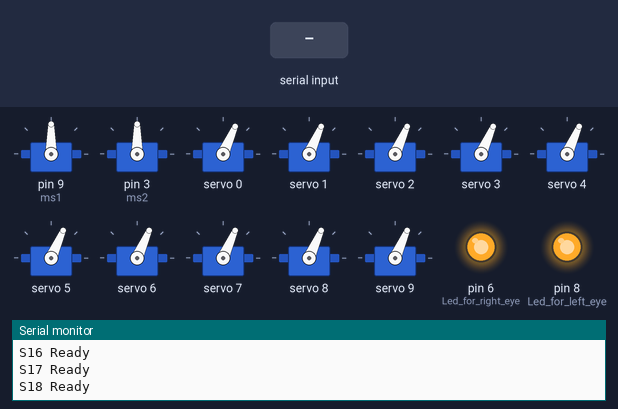
The sketch below on a simulated Arduino Uno, built with avr-gcc and run on an emulated ATmega328P. Parts: 12 × servo, output pins drawn as LEDs (lit = HIGH), the last lines printed to the serial monitor. The inputs (shaded band) are chosen by the test bench.

Above: at 3.0 s.
3.1 s: "90,45,200\n" received over Serial
At 5.1 s:
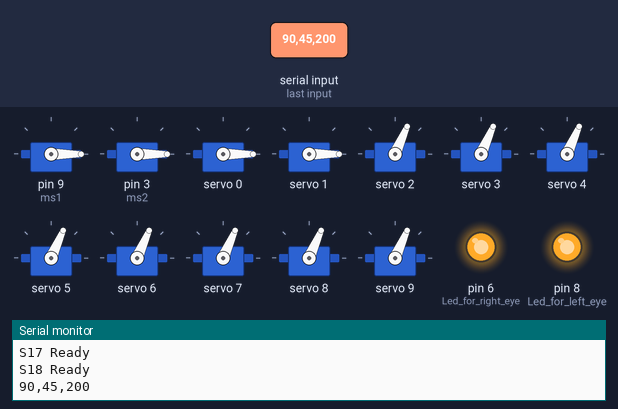
5.6 s: "200\n" received over Serial
At 7.8 s:
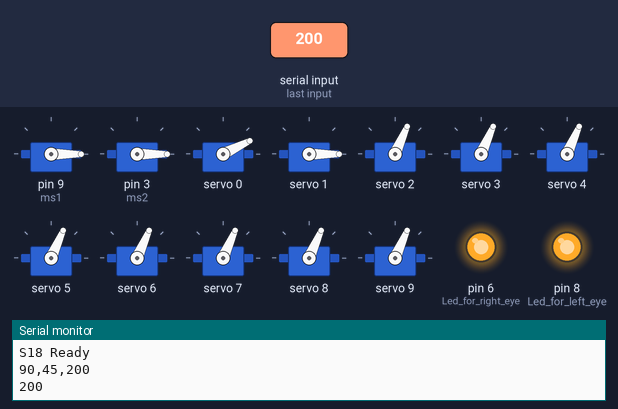
8.1 s: "30,150,10\n" received over Serial
At 10.2 s:
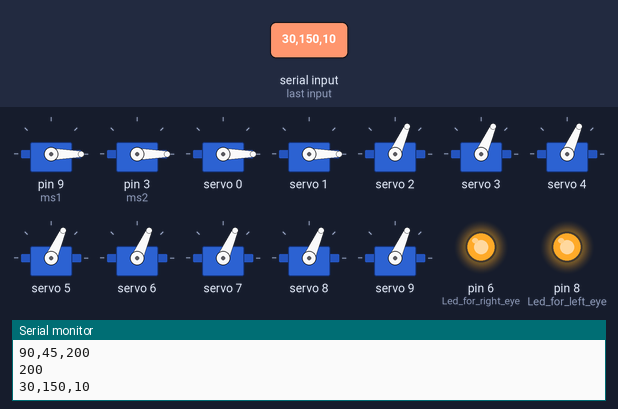
Timing chart, 0 to 11.7 s (numbered marks = the images above; inputs shaded):
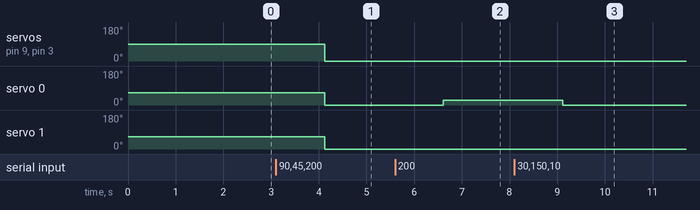

Measured:
- after the input at 3.1 s, servo on pin 9 (ms1), servo on pin 3 (ms2): 90° → 0° after 1.0 s; servo 0, servo 1: 66° → 0° after 1.0 s
- after the input at 5.6 s, servo 0: 0° → 26° after 1.0 s
- after the input at 8.1 s, servo 0: 26° → 0° after 1.0 s

The sketch:

Labview_Humaniod_Robot_Code.ino
```cpp
#include<Servo.h>
#include <Wire.h>
#include <Adafruit_PWMServoDriver.h>
Servo ms1,ms2;// Servo motor objects
String str="";
Adafruit_PWMServoDriver pwm = Adafruit_PWMServoDriver();// declare Pwm object

void setup() {
  pinMode(8,OUTPUT);//Led for left eye
  pinMode(6,OUTPUT);//Led for right eye
  Serial.begin(9600);//Start Serial Communication
  pwm.begin();//Start pwm
  pwm.setPWMFreq(60);  // Analog servos run at ~60 Hz updates
  ms1.attach(9);
  ms2.attach(3);
  Serial.println("Initializing...");

    pwm.setPWM(0, 0, 300 );
    delay(100);
    Serial.println("S1 Ready");
    pwm.setPWM(1, 0, 300 );
    delay(100);
    Serial.println("S2 Ready");
    pwm.setPWM(2, 0, 300 );
    delay(100);
    Serial.println("S3 Ready");
    pwm.setPWM(3, 0, 300 );
    delay(100);
    Serial.println("S4 Ready");
    pwm.setPWM(4, 0, 300 );
    delay(100);
    Serial.println("S5 Ready");
    pwm.setPWM(5, 0, 300 );
    delay(100);
    Serial.println("S6 Ready");
    pwm.setPWM(6, 0, 300 );
    delay(100);
    Serial.println("S7 Ready");
    pwm.setPWM(7, 0, 300);
    delay(100);
    Serial.println("S8 Ready");
    pwm.setPWM(8, 0, 300 );
    delay(100);
    Serial.println("S9 Ready");
    pwm.setPWM(9, 0, 300 );
    delay(100);
    Serial.println("S10 Ready");
    pwm.setPWM(10, 0, 300 );
    delay(100);
    Serial.println("S11 Ready");
    pwm.setPWM(11, 0, 300 );
    delay(100);
    Serial.println("S12 Ready");
    pwm.setPWM(12, 0, 300 );
    delay(100);
    Serial.println("S13 Ready");
    pwm.setPWM(13, 0, 300 );
    delay(100);
    Serial.println("S14 Ready");
    pwm.setPWM(14, 0, 300 );
    delay(100);
    Serial.println("S15 Ready");
    pwm.setPWM(15, 0, 300 );
    delay(100);
    Serial.println("S16 Ready");
    ms1.write(90);
    delay(100);
    Serial.println("S17 Ready");
    ms2.write(90);
    delay(100);
    Serial.println("S18 Ready");

    // Making both eyes leds ON
    digitalWrite(8,HIGH);
    digitalWrite(6,HIGH);
}


void loop() {
if(Serial.available())
{
    str=Serial.readString();// Reading Serial Data from Labview into String Str

    // Storing values of the string into different substring
    String s1=str.substring(0,3);
    String s2=str.substring(4,7);
    String s3=str.substring(8,11);
    String s4=str.substring(12,15);
    String s5=str.substring(16,19);
    String s6=str.substring(20,23);
    String s7=str.substring(24,27);
    String s8=str.substring(28,31);
    String s9=str.substring(32,35);
    String s10=str.substring(36,39);
    String s11=str.substring(40,43);
    String s12=str.substring(44,47);
    String s13=str.substring(48,51);
    String s14=str.substring(52,55);
    String s15=str.substring(56,59);
    String s16=str.substring(60,63);
    String s17=str.substring(64,67);
    String s18=str.substring(68,71);

    //converting string to integer
    int p1=s1.toInt();
    int p2=s2.toInt();
    int p3=s3.toInt();
    int p4=s4.toInt();
    int p5=s5.toInt();
    int p6=s6.toInt();
    int p7=s7.toInt();
    int p8=s8.toInt();
    int p9=s9.toInt();
    int p10=s10.toInt();
    int p11=s11.toInt();
    int p12=s12.toInt();
    int p13=s13.toInt();
    int p14=s14.toInt();
    int p15=s15.toInt();
    int p16=s16.toInt();
    int p17=s17.toInt();
    int p18=s18.toInt();

    //Writing the integer values to the respective motors
    pwm.setPWM(0, 0, p1 );
    pwm.setPWM(1, 0, p2 );
    pwm.setPWM(2, 0, p3 );
    pwm.setPWM(3, 0, p4);
    pwm.setPWM(4, 0, p5 );
    pwm.setPWM(5, 0, p6 );
    pwm.setPWM(6, 0, p7 );
    pwm.setPWM(7, 0, p8);
    pwm.setPWM(8, 0, p9 );
    pwm.setPWM(9, 0, p10 );
    pwm.setPWM(10, 0, p11 );
    pwm.setPWM(11, 0, p12);
    pwm.setPWM(12, 0, p13 );
    pwm.setPWM(13, 0, p14 );
    pwm.setPWM(14, 0, p15 );
    pwm.setPWM(15, 0, p16);
    int m17=map(p17,100,600,0,180);
    int m18=map(p18,100,600,0,180);
    ms1.write(m17);
    ms2.write(m18);

    Serial.println(str);// Returning the Str Value to Labview
}

}
```
